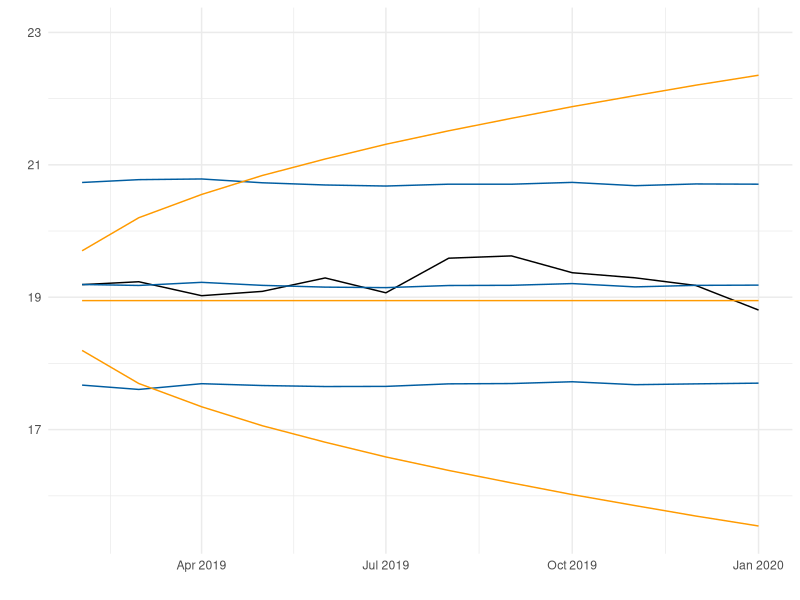

Here is the R script that generated this plot:
path <- "C:\\Users\\Sandybell Ferrer\\Desktop\\Tesis\\VincFacCienciasUNAM2020\\" # ubicacion del archivo 'Funciones_VARPLSParallel.R' y los datos
setwd(path)
dir()
data <- read.csv(file='Final_var_y_pls - Final_var_y_pls.csv', stringsAsFactors = FALSE)
data <- na.omit(data )
library(lubridate)
first <- unlist(strsplit(data$t[1], split = '/'))
first.date <- ymd( paste0(first[3], '-', first[2], '-01'))
data$time <- ymd(first.date) + months(0:11) # harcoding h params code 
library(ggplot2)
names(data)
# amarillo amazon FF9A00
ggplot(data , aes(x= time, y = Valor.Real))  + geom_line()+
  geom_line(aes(x= time, y= VAR.PLS, color=I('#005DA1'))) + 
  geom_line(aes(x= time, y= X2.50., color=I('#005DA1'))) + 
  geom_line(aes(x= time, y= X97.50., color=I('#005DA1'))) + 

  geom_line(aes(x= time, y= aws3, color=I('#FF9A00'))) + 
  geom_line(aes(x= time, y= awst, color=I('#FF9A00'))) + 
  geom_line(aes(x= time, y= aws98, color=I('#FF9A00'))) + 
  
  theme_minimal() + xlab('') + ylab('') + ylim(c(15.5, 23)) 
